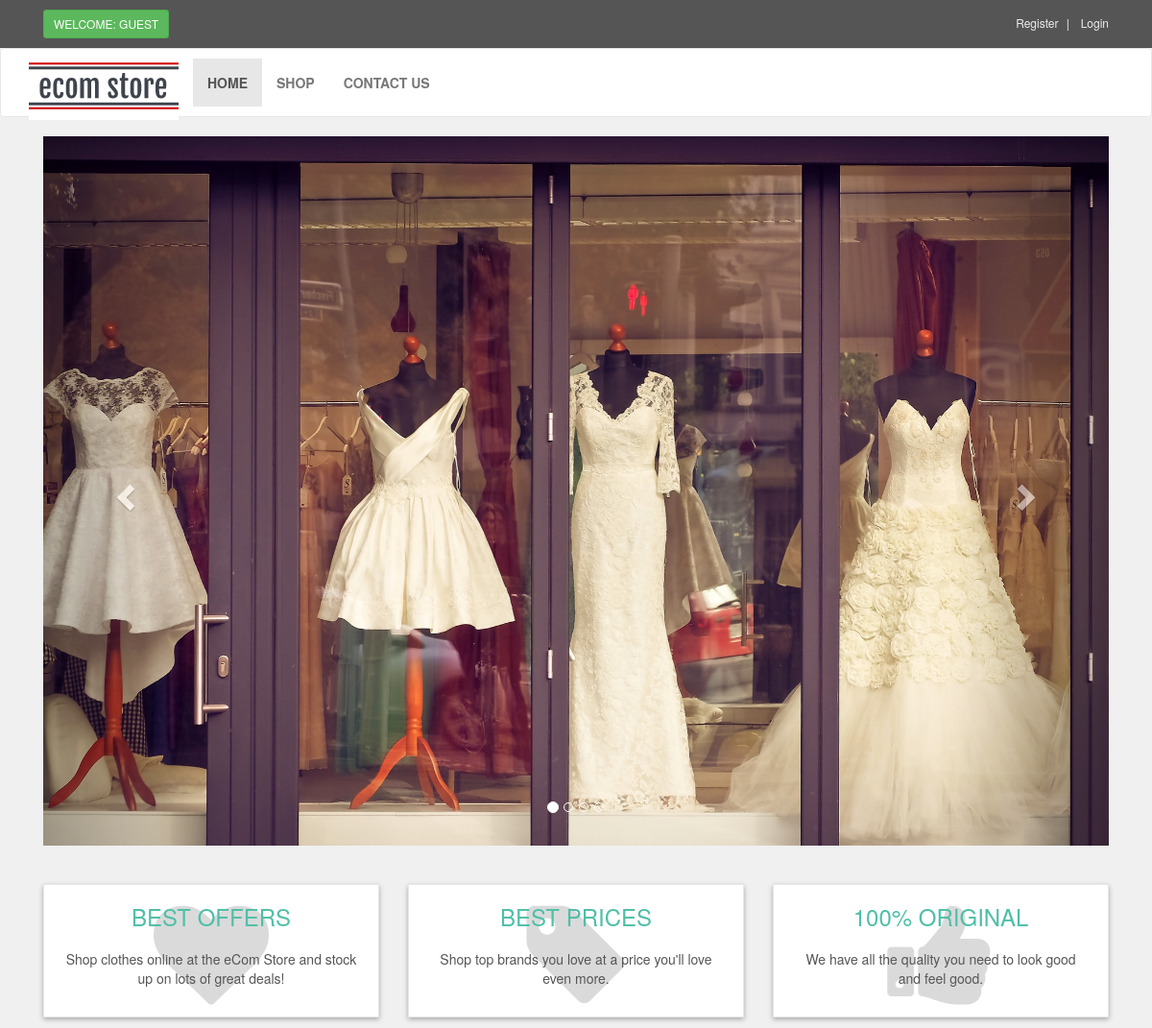
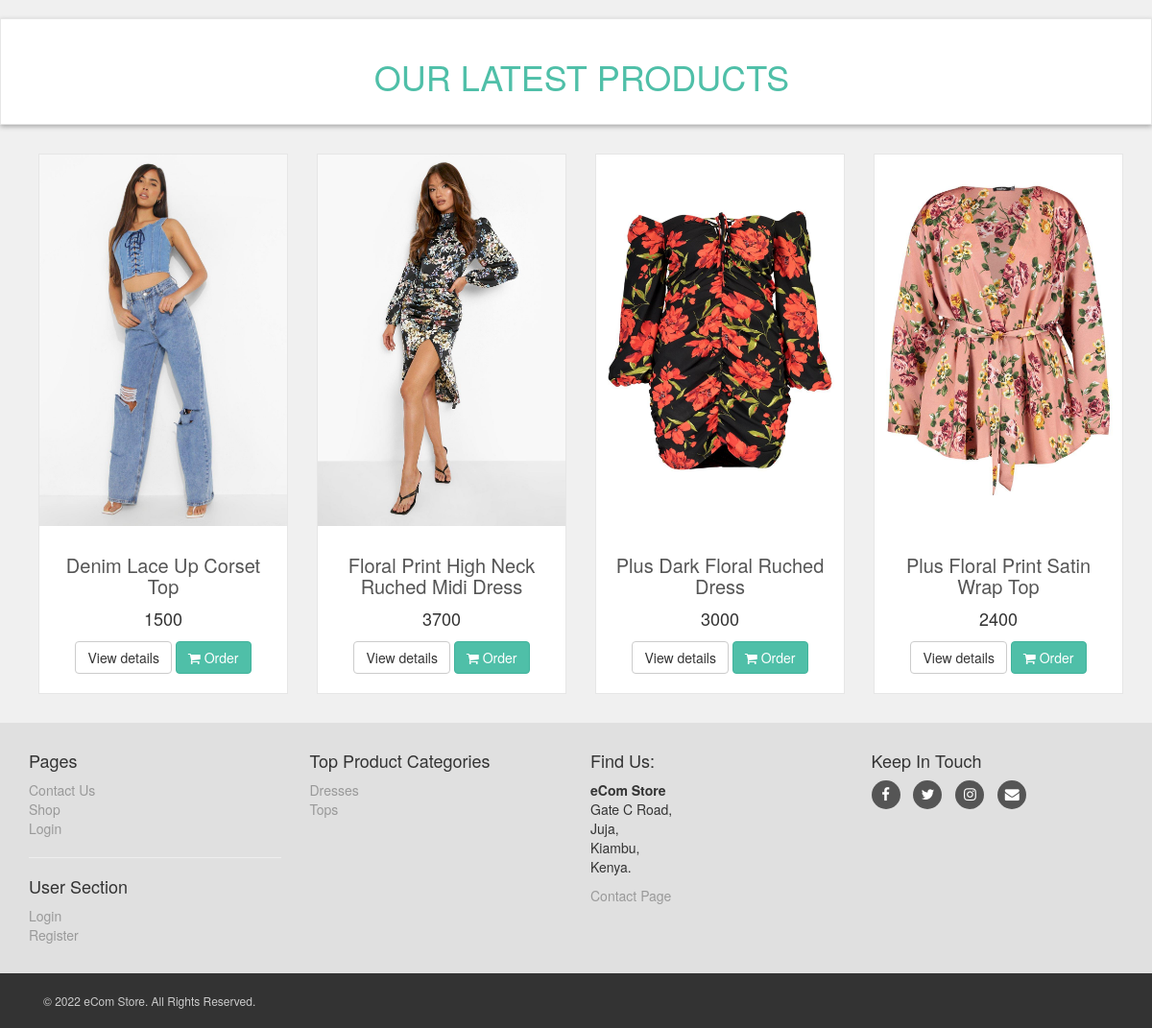
The page / on the database its author committed (2 pictures, top to bottom).
### tables this page shows
CREATE TABLE `slider` (
  `slide_id` int(11) NOT NULL,
  `slide_name` text NOT NULL,
  `slide_image` text NOT NULL
);

CREATE TABLE `products` (
  `product_id` int(10) NOT NULL,
  `p_cat_id` int(11) NOT NULL,
  `cat_id` int(10) NOT NULL,
  `manufacturer` int(11) NOT NULL DEFAULT 0,
  `date` text NOT NULL,
  `product_title` text NOT NULL,
  `product_url` varchar(255) DEFAULT NULL,
  `product_img1` varchar(255) NOT NULL,
  `product_img2` varchar(255) NOT NULL,
  `product_img3` varchar(255) NOT NULL,
  `product_price` int(11) NOT NULL,
  `product_keywords` text NOT NULL,
  `product_desc` varchar(500) NOT NULL
);

CREATE TABLE `product_categories` (
  `p_cat_id` int(11) NOT NULL,
  `p_cat_title` text NOT NULL,
  `p_cat_desc` text NOT NULL
);

### functions/functions.php (the view, shortened to what this page needs)
<?php
$db = mysqli_connect("localhost","ecomStore","123","ecomStore");
function getPro(){
	global $db;
	$get_products="select * from products order by 1 DESC LIMIT 0,8";
	$run_products=mysqli_query($db,$get_products);
	while($row_products=mysqli_fetch_array($run_products)) {
	 	$pro_id=$row_products['product_id'];
	 	$pro_title=$row_products['product_title'];
	 	$pro_price=$row_products['product_price'];
	 	$pro_img1=$row_products['product_img1'];
	 	echo "
	 	 <div class='col-md-4 col-sm-6 single'>
	 	 <div class='product'>
	 	 <a href='details.php?pro_id=$pro_id'>
	 	 <img class='img-responsive' src='admin/product_images/$pro_img1'>
	 	 </a>
	 	 <div class='text'>
	 	 <h3>
	 	 <a href='details.php?pro_id=$pro_id'>
	 	 $pro_title
	 	 </a>
	 	 </h3>
	 	 <p class='price'>
	 	 $pro_price
	 	 </p>
	 	 <p class='button'>
	 	 <a class='btn btn-default' href='details.php?pro_id=$pro_id'>
	 	 View details
	 	 </a>
	 	 <a class='btn btn-primary' href='details.php?pro_id=$pro_id'>
	 	 <i class='fa fa-shopping-cart'></i> Order
	 	 </a>
	 	 </p>
	 	 </div>
	 	 </div>
	 	 </div>
	 	";
	 }
}
 ?>

### includes/header.php (shortened to what this page needs)
<?php
   include("functions/functions.php");
   ?>
<!DOCTYPE html>
<html lang="en">
<head>
    <link rel="stylesheet" href="styles/bootstrap-337.min.css">
    <link rel="stylesheet" href="font-awsome/css/font-awesome.min.css">
    <link rel="stylesheet" href="styles/style.css">
</head>
<body>
    <div id="top">
        <div class="container">
            <div class="col-md-6 offer">
                <a href="#" class="btn btn-success btn-sm">
                    <?php
                       if (!isset($_SESSION['customer_email'])) {
                           echo "Welcome: Guest";
                       } else {
                           echo "Welcome: " . $_SESSION['customer_email'] . "";
                       }
                       ?>
                </a>
            </div>
            <div class="col-md-6">
                <ul class="menu">
                    <li>
                        <a href="customer_register.php">Register</a>
                    </li>
                    <li>
                        <a href="checkout.php">
                            <?php
                               if (!isset($_SESSION['customer_email'])) {
                                   echo "<a href='customer_login.php'>Login</a>";
                               } else {
                                   echo "<a href='logout.php'>LogOut</a>";
                               }
                               ?>
                        </a>
                    </li>
                </ul>
            </div>
        </div>
    </div>
    <div id="navbar" class="navbar navbar-default">
        <div class="container">
            <div class="navbar-header">
                <a href="index.php" class="navbar-brand home">
                    <img src="images/ecom-store-logo.png" alt="eCom-Store Logo" class="hidden-xs">
                </a>
            </div>
            <div class="navbar-collapse collapse" id="navigation">
                <div class="padding-nav">
                    <ul class="nav navbar-nav left">
                        <li class="<?php if ($active == 'Home') echo 'active'; ?>">
                            <a href="index.php">Home</a>
                        </li>
                        <li class="<?php if ($active == 'Shop') echo 'active'; ?>">
                            <a href="shop.php">Shop</a>
                        </li>
                        <li class="<?php if ($active == 'Contact') echo 'active'; ?>">
                            <a href="contact.php">Contact Us</a>
                        </li>
                    </ul>
                </div>
            </div>
        </div>
    </div>

### index.php (shortened to what this page needs)
<?php
$active='Home';
include("includes/header.php");
?>
   <div class="container" id="slider">
       <div class="col-md-12">
           <div class="carousel slide" id="myCarousel" data-ride="carousel">
               <ol class="carousel-indicators">
                   <li class="active" data-target="#myCarousel" data-slide-to="0"></li>
                   <li data-target="#myCarousel" data-slide-to="1"></li>
                   <li data-target="#myCarousel" data-slide-to="2"></li>
                   <li data-target="#myCarousel" data-slide-to="3"></li>
               </ol>
               <div class="carousel-inner">
                <?php
                $get_slides="select * from slider LIMIT 0,1";
                $run_slides=mysqli_query($con,$get_slides);
                while($row_slides=mysqli_fetch_array($run_slides))
                {
                  $slide_image=$row_slides['slide_image'];
                  echo " <div class='item active'>
                  <img src='admin/slides_images/$slide_image'>
                  </div>
                    ";
                }
                ?>
               </div>
               <a href="#myCarousel" class="left carousel-control" data-slide="prev">
                   <span class="glyphicon glyphicon-chevron-left"></span>
               </a>
               <a href="#myCarousel" class="right carousel-control" data-slide="next">
                   <span class="glyphicon glyphicon-chevron-right"></span>
               </a>
           </div>
       </div>
   </div>
   <div id="advantages">
     <div class="container">
       <div class="same-height-row">
         <div class="col-sm-4">
          <div class="box same-height">
           <div class="icon">
            <i class="fa fa-heart"></i>
           </div>
            <h3>
             <a href="#">
              Best Offers
             </a>
            </h3>
            <p>Shop clothes online at the eCom Store and stock up on lots of great deals!
            </p>
          </div>
         </div>
         <div class="col-sm-4">
          <div class="box same-height">
           <div class="icon">
            <i class="fa fa-tag"></i>
           </div>
            <h3>
             <a href="#">
              Best Prices
             </a>
            </h3>
            <p>Shop top brands you love at a price you'll love even more.
            </p>
          </div>
         </div>
         <div class="col-sm-4">
          <div class="box same-height">
           <div class="icon">
            <i class="fa fa-thumbs-up"></i>
           </div>
            <h3>
             <a href="#">
              100% Original
             </a>
            </h3>
            <p>We have all the quality you need to look good and feel good.
            </p>
          </div>
         </div>
       </div>
     </div>
   </div>
   <div id="hot">
     <div class="box">
       <div class="container">
         <div class="col-md-12">
           <h2>Our Latest Products</h2>
         </div>
       </div>
     </div>
   </div>
   <div id="content" class="container">
     <div class="row">
      <?php
        getPro();
      ?>
     </div>
   </div>
   <?php
   include("includes/footer.php");
   ?>
</body>
</html>

### includes/footer.php (shortened to what this page needs)
<div id="footer">
	<div class="container">
		<div class="row">
			<div class="col-sm-6 col-md-3">
				<h4>Pages</h4>
				<ul>
					<li><a href="contact.php">Contact Us</a></li>
					<li><a href="shop.php">Shop</a></li>
					<li>
						<?php
						if (!isset($_SESSION['customer_email'])) {
							echo "<a href='customer_login.php'>Login</a>";
						} else {
							echo "<a href='logout.php'>Logout</a>";
						}
						?>
					</li>
				</ul>
				<hr>
				<h4>User Section</h4>
				<ul>
					<li>
						<?php
						if (!isset($_SESSION['customer_email'])) {
							echo "<a href='checkout.php'>Login</a>";
						} else {
							echo "<a href='logout.php'>Logout</a>";
						}
						?>
					</li>
					<li><a href="customer_register.php">Register</a></li>
				</ul>
			</div>
			<div class="col-sm-6 col-md-3">
				<h4>Top Product Categories</h4>
				<ul>
					<?php
					$get_p_cats = "select * from product_categories";
					$run_p_cats = mysqli_query($con, $get_p_cats);
					while ($row_p_cats = mysqli_fetch_array($run_p_cats)) {
						$p_cat_id = $row_p_cats['p_cat_id'];
						$p_cat_title = $row_p_cats['p_cat_title'];
						echo "
								<li>
								<a href='shop.php?p_cat=$p_cat_id'>
								$p_cat_title
								</a>
								</li>
							";
					}
					?>
				</ul>
			</div>
			<div class="col-sm-6 col-md-3">
				<h4>Find Us:</h4>
				<p>
					<strong>eCom Store</strong>
					<br />Gate C Road,
					<br />Juja,
					<br />Kiambu,
					<br />Kenya.
				</p>
				<a href="contact.php">Contact Page</a>
			</div>
			<div class="col-sm-6 col-md-3">
				<h4>Keep In Touch</h4>
				<p class="social">
					<a href="#" class="fa fa-facebook"></a>
					<a href="#" class="fa fa-twitter"></a>
					<a href="#" class="fa fa-instagram"></a>
					<a href="#" class="fa fa-envelope"></a>
			</div>
		</div>
	</div>
</div>
<div id="copyright">
	<div class="container">
		<div class="col-md-6">
			<p class="pull-left">&copy; 2022 eCom Store. All Rights Reserved.</p>
		</div>
	</div>
</div>

### styles/style.css (style rules this page uses)
body { font-size: 14px; line-height: 1.42857143; color: #333333; background: #f0f0f0; overflow-x: hidden; }
#top { background: #555555; padding: 10px 0; }
#top .offer { color: #ffffff; }
#top .offer .btn { text-transform: uppercase; }
#top a { color: #ffffff; }
#top ul.menu { padding-top: 5px; margin: 0px; text-align: right; font-size: 12px; list-style: none; }
#top ul.menu > li { display: inline-block; }
#top ul.menu > li a { color: #eeeeee; }
#top ul.menu > li + li:before { content: "|\00a0"; color: #f7f7f7; padding: 0 5px; }
.navbar { background: #ffffff; }
.navbar-brand { float: left; padding: 10px 15px; font-size: 18px; line-height: 20px; height: 70px; }
.navbar ul.nav > li > a { text-transform: uppercase; font-weight: bold; font-size: 14px; }
.padding-nav { padding-top: 10px; }
.btn-primary { color: rgb(255, 255, 255); background: rgb(79, 191, 168); border-color: rgb(65, 179, 156); }
#slider { margin-bottom: 40px; }
#advantages { text-align: center; }
.box { background: #ffffff; margin: 0 0 30px; border: solid 1px #e6e6e6; box-sizing: border-box; padding: 20px; box-shadow: 0px 2px 5px rgba(0, 0, 0, .3); }
#advantages .box .icon { position: absolute; font-size: 120px; width: 100%; text-align: center; top: -20px; left: 0px; height: 100%; float: left; color: #dadada; box-sizing: border-box; z-index: 1; }
#advantages .box h3 { position: relative; margin: 0 0 20px; font-weight: 300; text-transform: uppercase; z-index: 2; }
#advantages .box h3 a { color: #4fbfa8; }
#advantages .box p { position: relative; z-index: 2; color: #555555; }
#hot h2 { font-size: 36px; font-weight: 400; color: #4fbfa8; text-align: center; text-transform: uppercase; }
#content { padding-left: 25px; }
.single { width: 290px; }
#content .product { background: #ffffff; border: solid 1px #e6e6e6; margin-bottom: 30px; box-sizing: border-box; }
#content .product .text { padding: 10px 10px 0px; }
#content .product .text p.price { font-size: 18px; text-align: center; font-weight: 400; }
#content .product .text .button { text-align: center; clear: both; }
#content .product .text .button .btn { margin-bottom: 10px; }
#content .product .text h3 { text-align: center; font-size: 20px; }
#content .product .text h3 a { color: rgb(85, 85, 85); }
#footer { background: #e0e0e0; padding: 20px 0; }
#footer a { color: #999999; padding: 0; text-decoration: none; }
#footer ul { list-style: none; padding-left: 0px; }
#footer .social { text-align: left; }
#footer .social a { margin: 0px 10px 0px 0px; display: inline-block; color: #ffffff; width: 30px; height: 30px; border-radius: 15px; line-height: 30px; font-size: 15px; text-align: center; vertical-align: bottom; background: #555555; text-decoration: none; }
#copyright { background: #333333; color: #cccccc; padding: 20px 0px; font-size: 12px; }
#copyright p { margin: 0px; }

### rows shown on the page
slider: slide_image (picture)
products: product_img1 (picture), product_title "Denim Lace Up Corset Top", product_price "1500"
products: product_img1 (picture), product_title "Floral Print High Neck Ruched Midi Dress", product_price "3700"
products: product_img1 (picture), product_title "Plus Dark Floral Ruched Dress", product_price "3000"
products: product_img1 (picture), product_title "Plus Floral Print Satin Wrap Top", product_price "2400"
product_categories: p_cat_title "Dresses"
product_categories: p_cat_title "Tops"
